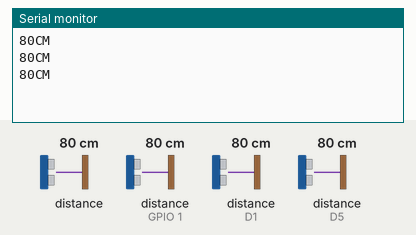
Bench run of a sketch on a simulated ESP8266 (NodeMCU). Parts: the last lines printed to the serial monitor. Wiring (inferred from the names in the program): 4 × ultrasonic range finder: trigger D4, echo D3 / trigger GPIO 3, echo GPIO 1 / trigger D2, echo D1 / trigger D6, echo D5. The test bench sets the inputs (shaded band); at power-on: distance to the obstacle 80 cm, distance to the obstacle (sensors on GPIO 1, D1, D5) 80 cm. The echo pulse lasts 58.3 µs per cm; WiFi joins after 1.5 s; servers stay silent unless stated.

Above: at 3.0 s.
3.1 s: distance to the obstacle (sensor 0) set to 2 cm
At 4.8 s:
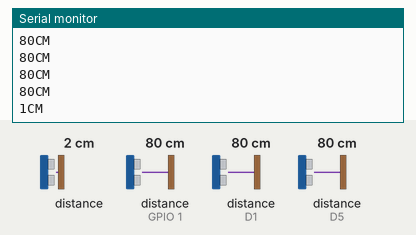
5.8 s: distance to the obstacle (sensor on GPIO 1) set to 4 cm
At 7.4 s:
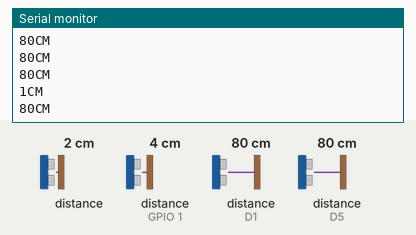
8.5 s: distance to the obstacle (sensor on D1) set to 9 cm
At 8.9 s:
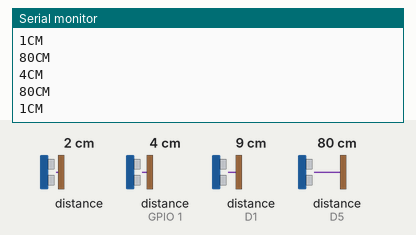
11.2 s: distance to the obstacle (sensor on D5) set to 18 cm
At 11.2 s:
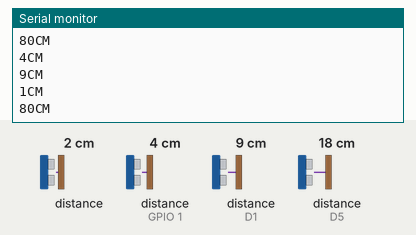
13.9 s: distance to the obstacle (sensor 0) set to 35 cm
At 14.6 s:
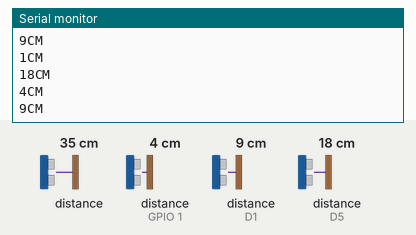
16.6 s: distance to the obstacle (sensor on GPIO 1) set to 60 cm
At 17.1 s:
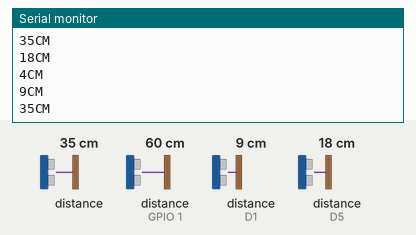
Timing chart, 0 to 19.6 s (numbered marks = the images above; inputs shaded):
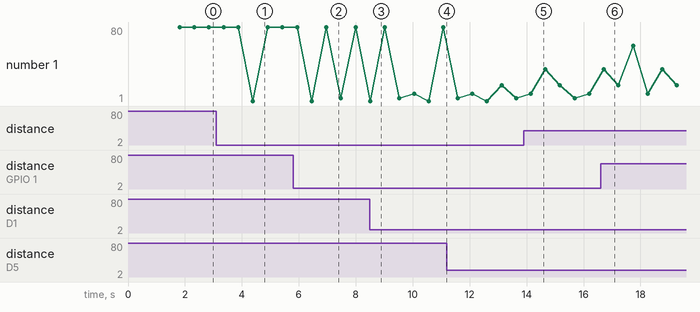

Measured:
- after the input at 3.1 s, the serial monitor: prints a new line after 1.3 s (image 1)
- plotted number 1: 9 → 60 after the input at 16.6 s

The sketch:

Node1.ino
```cpp
#define BLYNK_PRINT Serial
#include <ESP8266WiFi.h>
#include <BlynkSimpleEsp8266.h>

#define trigPin1  D2
#define echoPin1  D1

#define trigPin2  D4
#define echoPin2  D3

#define trigPin3  D6
#define echoPin3  D5

#define trigPin4  D9
#define echoPin4  D10


// You should get Auth Token in the Blynk App.
// Go to the Project Settings (nut icon).
char auth[] = "e9d24fc0dbb245b1a0ff080e8fb22842";

// Your WiFi credentials.
// Set password to "" for open networks.
char ssid[] = "grace";
char pass[] = "gracious";


WidgetLCD lcd1(V1);
WidgetBridge bridge1(V1);

WidgetLCD lcd2(V2);
WidgetBridge bridge2(V2);

WidgetLCD lcd3(V3);
WidgetBridge bridge3(V3);

WidgetLCD lcd4(V4);
WidgetBridge bridge4(V4);


BLYNK_CONNECTED() {
  // Place the AuthToken of the second hardware here
  bridge1.setAuthToken("2d543722e2504842ac1cc544850a75da");
  bridge2.setAuthToken("2d543722e2504842ac1cc544850a75da");
  bridge3.setAuthToken("2d543722e2504842ac1cc544850a75da");
  bridge4.setAuthToken("2d543722e2504842ac1cc544850a75da");
}
void setup(){
  Serial.begin(9600);

  pinMode(trigPin1, OUTPUT);
  pinMode(echoPin1, INPUT);

  pinMode(trigPin2, OUTPUT);
  pinMode(echoPin2, INPUT);

  pinMode(trigPin3, OUTPUT);
  pinMode(echoPin3, INPUT);

  pinMode(trigPin4, OUTPUT);
  pinMode(echoPin4, INPUT);

  Blynk.begin(auth, ssid, pass);

  lcd1.clear(); //Use it to clear the LCD Widget
  lcd1.print(0, 0,  "Slot 1:");

  lcd2.clear(); //Use it to clear the LCD Widget
  lcd2.print(0, 0, "Slot 2:");

  lcd3.clear(); //Use it to clear the LCD Widget
  lcd3.print(0, 0, "Slot 3:");

  lcd4.clear(); //Use it to clear the LCD Widget
  lcd4.print(0, 0, "Slot 4:");
}

void loop(){
  Blynk.run();

  lcd1.clear();
  lcd1.print(0, 0, "Slot 1:"); // use: (position X: 0-15, position Y: 0-1, "Message you want to print")

  lcd2.clear();
  lcd2.print(0, 0, "Slot 2:"); // use: (position X: 0-15, position Y: 0-1, "Message you want to print")

  lcd3.clear();
  lcd3.print(0, 0, "Slot 3:"); // use: (position X: 0-15, position Y: 0-1, "Message you want to print")

  lcd4.clear();
  lcd4.print(0, 0, "Slot 4:"); // use: (position X: 0-15, position Y: 0-1, "Message you want to print") */


  long duration_a, distance_a;
  long duration_b, distance_b;
  long duration_c, distance_c;
  long duration_d, distance_d;

  digitalWrite(trigPin1,HIGH);
  delayMicroseconds(1000);
  digitalWrite(trigPin1, LOW);
  duration_a=pulseIn(echoPin1, HIGH);
  distance_a =(duration_a/2)/29.1;
  Serial.print(distance_a);
  Serial.println("CM");
  delay(10);

  if((distance_a<=25))
  {
    bridge1.virtualWrite(V1, distance_a);
    lcd1.print(7, 1, "Full");
    delay(500);
  }
  else
  {
    bridge1.virtualWrite(V1, distance_a);
    lcd1.print(7, 1, "Empty");
    delay(500);
  }

  digitalWrite(trigPin2,HIGH);
  delayMicroseconds(1000);
  digitalWrite(trigPin2, LOW);
  duration_b=pulseIn(echoPin2, HIGH);
  distance_b =(duration_b /2)/29.1;
  Serial.print(distance_b);
  Serial.println("CM");
  delay(10);

  if((distance_b<=25))
  {
    bridge2.virtualWrite(V2, distance_b);
    lcd2.print(7, 1, "Full");
    delay(500);
  }
  else
  {
    bridge2.virtualWrite(V2, distance_b); ///////////
    lcd2.print(7, 1, "Empty");
    delay(500);
  }

  digitalWrite(trigPin3,HIGH);
  delayMicroseconds(1000);
  digitalWrite(trigPin3, LOW);
  duration_c=pulseIn(echoPin3, HIGH);
  distance_c =(duration_c /2)/29.1;
  Serial.print(distance_c);
  Serial.println("CM");
  delay(10);

  if((distance_c<=25))
  {
    bridge3.virtualWrite(V3, distance_c);
    lcd3.print(7, 1, "Full");
    delay(500);
  }
  else
  {
    bridge3.virtualWrite(V3, distance_c);
    lcd3.print(7, 1, "Empty");
    delay(500);
  }

  digitalWrite(trigPin4,HIGH);
  delayMicroseconds(1000);
  digitalWrite(trigPin4, LOW);
  duration_d=pulseIn(echoPin4, HIGH);
  distance_d =(duration_d /2)/29.1;
  Serial.print(distance_d);
  Serial.println("CM");
  delay(10);

  if((distance_d<=25))
  {
    bridge4.virtualWrite(V4, distance_d);
    lcd4.print(7, 1, "Full");
    delay(500);
  }
  else
  {
    bridge4.virtualWrite(V4, distance_d);
    lcd4.print(7, 1, "Empty");
    delay(500);
  }
}
```
